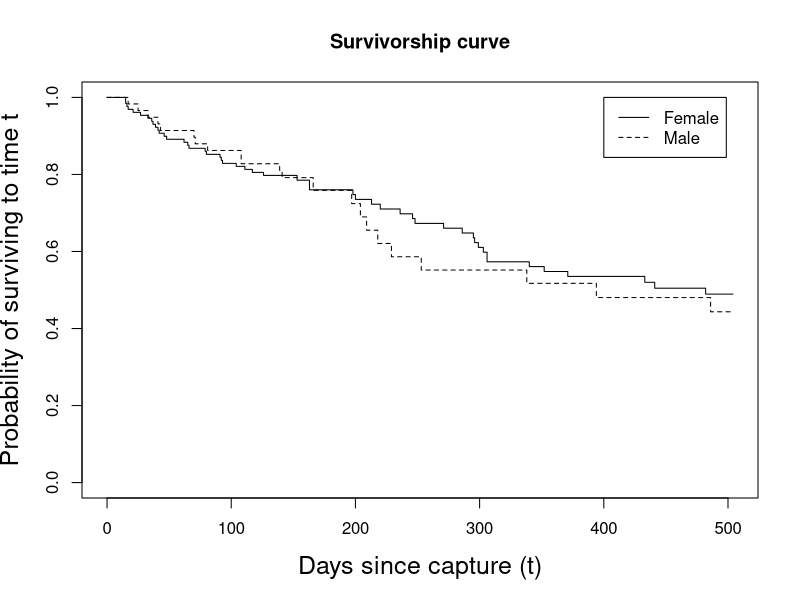

Reproduce this figure in R.
## ---- chunk 1
#| label: kapmeier
#| cache: true
library(survival)                    ## Load survival package
deer <- read.csv("deerSurv/deer_data.csv")    ## Import data
S <- Surv(deer$SurvTime, deer$Fate)  ## Format survival data
plot(survfit(S~deer$Sex), lty=1:2,   ## Kaplan-Meier
     main="Survivorship curve",
     xlab="Days since capture (t)",
     ylab="Probability of surviving to time t", cex.lab=1.5)
legend(400, 1, c("Female", "Male"), lty=c(1,2))
